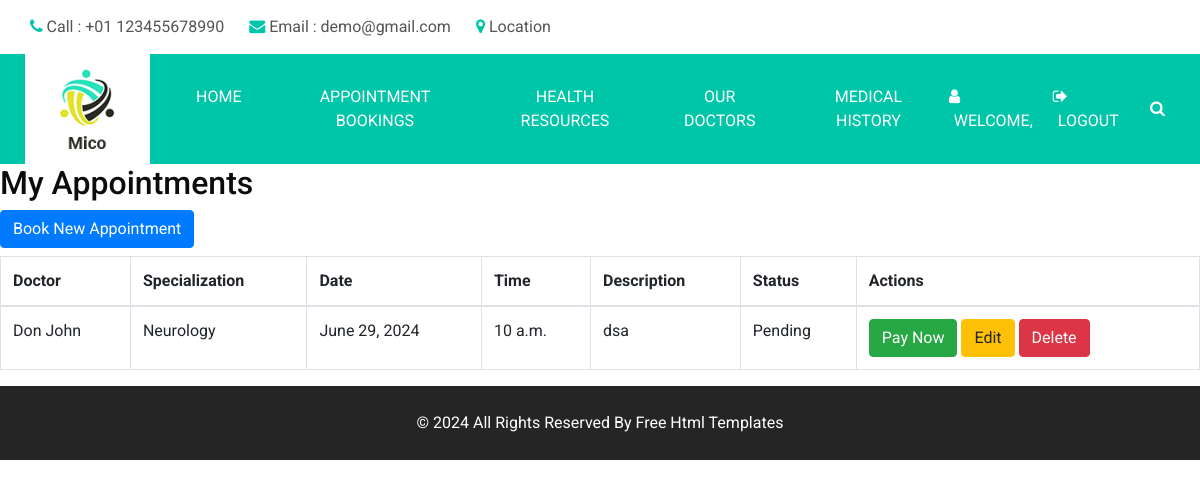
The app's page /appointments/ (signed in), older data.
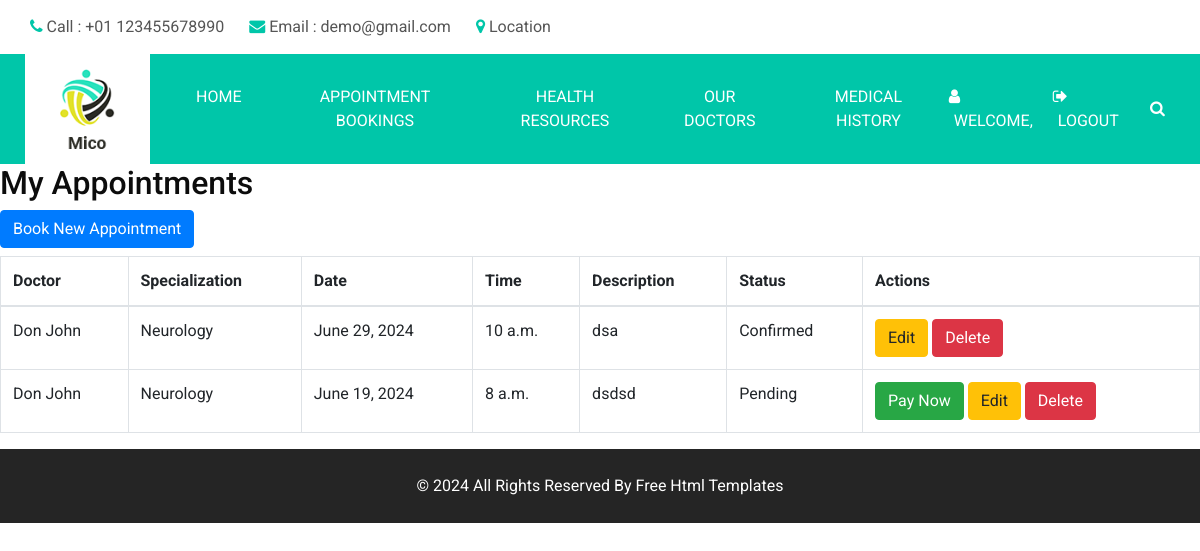
The same page, newer data.
### users/models.py (models this page shows, shortened)
class Appointment(models.Model):
    user = models.ForeignKey(UserRegister, on_delete=models.CASCADE)
    doctor = models.ForeignKey(Doctor, on_delete=models.CASCADE)
    date = models.DateField()
    time = models.TimeField()
    description = models.TextField()
    status = models.CharField(max_length=20, default='Pending')

### doctor/models.py (models this page shows, shortened)
class Doctor(models.Model):
    first_name = models.CharField(max_length=255)
    last_name = models.CharField(max_length=255)
    department = models.ForeignKey(Department, on_delete=models.CASCADE)
    email = models.EmailField(unique=True)
    phone_number = models.CharField(max_length=20, blank=True, null=True)
    specialization = models.CharField(max_length=255, blank=True, null=True)
    experience_years = models.IntegerField(default=0)
    bio = models.TextField(blank=True, null=True)
    image = models.ImageField(upload_to='doctors/', blank=True, null=True)
    username = models.CharField(max_length=50)
    password = models.CharField(max_length=50)
    password1 = models.CharField(max_length=50)

### users/views.py (the view)
# urls.py: path('appointments/', views.appointment_list, name='appointment_list'),
def appointment_list(request):
    username = request.session.get('username')
    if username:
        user = UserRegister.objects.filter(username=username).first()
        if user:
            appointments = Appointment.objects.filter(user=user)
            return render(request, 'User/appointment_list.html', {'appointments': appointments})
        else:
            messages.error(request, 'User not found.')
    else:
        messages.error(request, 'User not authenticated.')
    return redirect('login')

### template/User/appointment_list.html (shortened to what this page needs)
{% extends 'User/base_user.html' %}
{% block content %}
<h2>My Appointments</h2>
<a href="{% url 'book_appointment' %}" class="btn btn-primary mb-2">Book New Appointment</a>
<table class="table table-bordered">
    <thead>
        <tr>
            <th>Doctor</th>
            <th>Specialization</th>
            <th>Date</th>
            <th>Time</th>
            <th>Description</th>
            <th>Status</th>
            <th>Actions</th>
        </tr>
    </thead>
    <tbody>
        {% for appointment in appointments %}
        <tr>
            <td>{{ appointment.doctor.first_name }} {{ appointment.doctor.last_name }}</td>
            <td>{{ appointment.doctor.specialization }}</td>
            <td>{{ appointment.date }}</td>
            <td>{{ appointment.time }}</td>
            <td>{{ appointment.description }}</td>
            <td>{{ appointment.status }}</td>
            <td>
                {% if appointment.status == 'Pending' %}
                <a href="{% url 'create_checkout_session' appointment.pk %}" class="btn btn-success">Pay Now</a>
                {% endif %}
                <a href="{% url 'edit_appointment' appointment.pk %}" class="btn btn-warning">Edit</a>
                <form action="{% url 'delete_appointment' appointment.pk %}" method="post" style="display:inline;">
                    <input type="submit" class="btn btn-danger" value="Delete">
                </form>
            </td>
        </tr>
        {% endfor %}
    </tbody>
</table>
{% endblock %}

### template/User/base_user.html (shortened to what this page needs)
{% load static %}
<!DOCTYPE html>
<html>
<head>
  <link rel="stylesheet" type="text/css" href="{% static 'css/bootstrap.css' %}" />
  <link rel="stylesheet" type="text/css" href="https://cdnjs.cloudflare.com/ajax/libs/OwlCarousel2/2.3.4/assets/owl.carousel.min.css" />
  <link href="{% static 'css/font-awesome.min.css' %}" rel="stylesheet" />
  <link rel="stylesheet" href="https://cdnjs.cloudflare.com/ajax/libs/jquery-nice-select/1.1.0/css/nice-select.min.css" />
  <link rel="stylesheet" href="https://cdnjs.cloudflare.com/ajax/libs/bootstrap-datepicker/1.3.0/css/datepicker.css">
  <link href="{% static 'css/style.css' %}" rel="stylesheet" />
  <link href="{% static 'css/responsive.css' %}" rel="stylesheet" />
</head>
<body>
  <div class="hero_area">
    <header class="header_section">
      <div class="header_top">
        <div class="container">
          <div class="contact_nav">
            <a href="tel:+01123455678990">
              <i class="fa fa-phone" aria-hidden="true"></i>
              <span>
                Call : +01 123455678990
              </span>
            </a>
            <a href="mailto:demo@gmail.com">
              <i class="fa fa-envelope" aria-hidden="true"></i>
              <span>
                Email : demo@gmail.com
              </span>
            </a>
            <a href="#">
              <i class="fa fa-map-marker" aria-hidden="true"></i>
              <span>
                Location
              </span>
            </a>
          </div>
        </div>
      </div>
      <div class="header_bottom">
        <div class="container-fluid">
          <nav class="navbar navbar-expand-lg custom_nav-container ">
            <a class="navbar-brand" href="{% url 'userhome' %}">
              <img src="{% static 'images/logo.png' %}" alt="Logo">
            </a>
            <div class="collapse navbar-collapse" id="navbarSupportedContent">
              <div class="d-flex mr-auto flex-column flex-lg-row align-items-center">
                <ul class="navbar-nav">
                  <li class="nav-item">
                    <a class="nav-link" href="{% url 'userhome' %}">Home</a>
                  </li>
                  <li class="nav-item">
                    <a class="nav-link" href="{% url 'appointment_list'  %}">Appointment Bookings</a>
                  </li>
                  <li class="nav-item">
                    <a class="nav-link" href="{% url 'health_resource_list_user' %}">Health Resources</a>
                  </li>
                  <li class="nav-item">
                    <a class="nav-link" href="{% url 'doctor_list_user' %}">Our Doctors</a>
                </li>
                <li class="nav-item">
                  <a class="nav-link" href="{% url 'medical_history' %}">Medical History</a>
              </li>
                </ul>
              </div>
              <div class="quote_btn-container">
                <a href="#">
                  <i class="fa fa-user" aria-hidden="true"></i>
                  <span>
                    Welcome, {{ user_name }}
                  </span>
                </a>
                <a href="{% url 'logout' %}">
                  <i class="fa fa-sign-out" aria-hidden="true"></i>
                  <span>
                    Logout
                  </span>
                </a>
                <form class="form-inline">
                  <button class="btn my-2 my-sm-0 nav_search-btn" type="submit">
                    <i class="fa fa-search" aria-hidden="true"></i>
                  </button>
                </form>
              </div>
            </div>
          </nav>
        </div>
      </div>
    </header>
  </div>
  {% block content %}{% endblock %}
  <footer class="footer_section">
    <div class="container">
      <p>
        &copy; <span id="displayYear"></span> All Rights Reserved By
        <a href="https://html.design/">Free Html Templates</a>
      </p>
    </div>
  </footer>
</body>
</html>

### static/css/style.css (style rules this page uses)
body { font-family: 'Roboto', sans-serif; color: #0c0c0c; background-color: #ffffff; overflow-x: hidden; }
a, a:hover, a:focus { text-decoration: none; }
.btn, .btn:focus { outline: none !important; -webkit-box-shadow: none; box-shadow: none; }
.hero_area { position: relative; }
.header_section .header_top { padding: 15px 0; }
.header_section .header_top .contact_nav { display: -webkit-box; display: -ms-flexbox; display: flex; }
.header_section .header_top .contact_nav a { margin-right: 25px; color: #555555; }
.header_section .header_top .contact_nav a i { color: #00c6a9; }
.header_section .header_bottom { background-color: #00c6a9; }
.header_section .header_bottom .container-fluid { padding-right: 25px; padding-left: 25px; }
.navbar-brand { background-color: #ffffff; padding: 15px 35px; }
.navbar-brand img { width: 55px; }
.custom_nav-container { padding: 0; }
.custom_nav-container .navbar-nav .nav-item .nav-link { padding: 3px 15px; margin: 10px 15px; color: #ffffff; text-align: center; text-transform: uppercase; }
.custom_nav-container .nav_search-btn { width: 35px; height: 35px; padding: 0; border: none; color: #ffffff; }
.quote_btn-container { display: -webkit-box; display: -ms-flexbox; display: flex; -webkit-box-align: center; -ms-flex-align: center; align-items: center; }
.quote_btn-container a { color: #ffffff; margin-right: 25px; text-transform: uppercase; }
.quote_btn-container a span { margin-left: 5px; }
.footer_section { position: relative; background-color: #252525; text-align: center; }
.footer_section p { color: #ffffff; padding: 25px 0; margin: 0; }
.footer_section p a { color: inherit; }

### static/css/responsive.css (style rules this page uses)
@media (min-width: 1200px) { .container { max-width: 1170px; } }

Row changes from the older to the newer data that the page shows:
changed Appointment "dsa": status "Pending" → "Confirmed"; no longer shows "Pay Now"
added Appointment: doctor.first_name "Don", doctor.last_name "John", doctor.specialization "Neurology", date "June 19, 2024", time "8 a.m.", description "dsdsd", status "Pending", shows "Pay Now"
